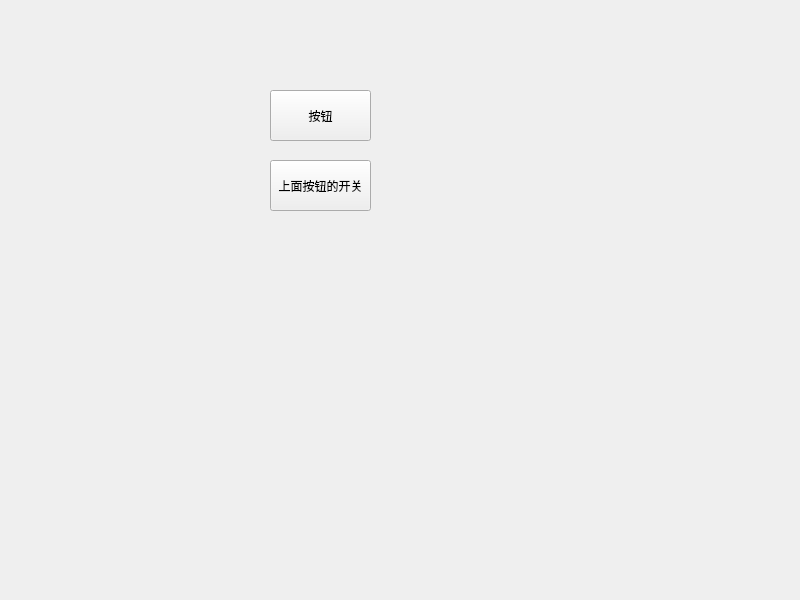
<?xml version="1.0" encoding="UTF-8"?>
<ui version="4.0">
 <class>Widget</class>
 <widget class="QWidget" name="Widget">
  <property name="geometry">
   <rect>
    <x>0</x>
    <y>0</y>
    <width>800</width>
    <height>600</height>
   </rect>
  </property>
  <property name="windowTitle">
   <string>Widget</string>
  </property>
  <widget class="QPushButton" name="pushButton">
   <property name="geometry">
    <rect>
     <x>270</x>
     <y>90</y>
     <width>101</width>
     <height>51</height>
    </rect>
   </property>
   <property name="text">
    <string>按钮</string>
   </property>
  </widget>
  <widget class="QPushButton" name="pushButton_2">
   <property name="geometry">
    <rect>
     <x>270</x>
     <y>160</y>
     <width>101</width>
     <height>51</height>
    </rect>
   </property>
   <property name="text">
    <string>上面按钮的开关</string>
   </property>
  </widget>
 </widget>
 <resources/>
 <connections/>
</ui>
